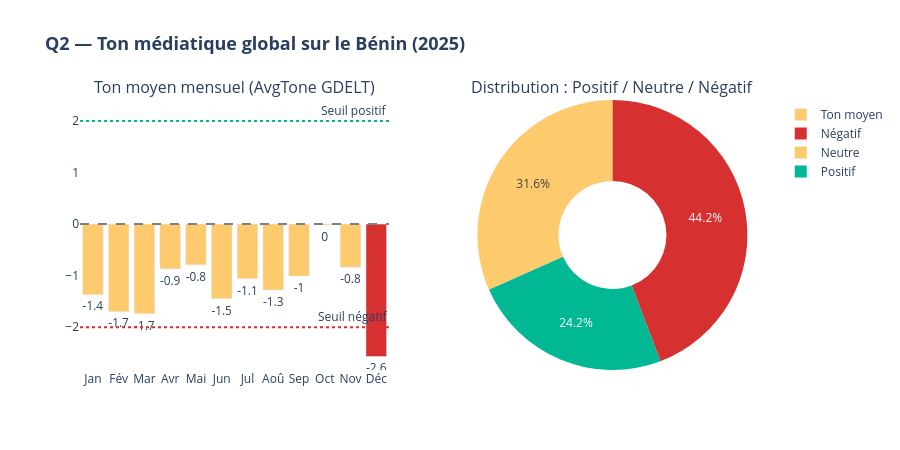

Write notebook code for a chart like this one.
### Markdown cell above
---

## Q2 — Le ton médiatique est-il positif, neutre ou négatif ?

**Visualisation 2 : Évolution du ton médiatique moyen par mois**

Le score  de GDELT mesure le sentiment moyen des articles (de -100 très négatif à +100 très positif).  
Un ton négatif signale des couvertures liées à des crises, conflits ou problèmes. Un ton positif signale des développements favorables.

### Code cell
# ── Q2 — VISUALIZATION 2 : Tone evolution over time ──────────
tone_monthly = (
    df.groupby("event_month", as_index=False)
    .agg(
        avg_tone=("AvgTone", "mean"),
        avg_goldstein=("GoldsteinScale", "mean"),
        pct_crisis=("is_crisis_period", "mean")
    )
)
tone_monthly["month_label"] = tone_monthly["event_month"].map(MONTH_LABELS)
tone_monthly["color"] = tone_monthly["avg_tone"].apply(
    lambda v: "#d63031" if v < -2 else ("#00b894" if v > 2 else "#fdcb6e")
)

fig2 = make_subplots(
    rows=1, cols=2,
    specs=[[{"type": "xy"}, {"type": "pie"}]],
    subplot_titles=(
        "Ton moyen mensuel (AvgTone GDELT)",
        "Distribution : Positif / Neutre / Négatif"
    )
)

# Left: line + bar tone over months
fig2.add_trace(
    go.Bar(
        x=tone_monthly["month_label"],
        y=tone_monthly["avg_tone"].round(2),
        marker_color=tone_monthly["color"],
        name="Ton moyen",
        text=tone_monthly["avg_tone"].round(1),
        textposition="outside"
    ),
    row=1, col=1
)
fig2.add_hline(y=0, line_dash="dash", line_color="gray", row=1, col=1)
fig2.add_hline(y=2, line_dash="dot",  line_color="#00b894",
               annotation_text="Seuil positif", row=1, col=1)
fig2.add_hline(y=-2, line_dash="dot", line_color="#d63031",
               annotation_text="Seuil négatif", row=1, col=1)

# Right: pie distribution
tone_dist = df["tone_category"].value_counts().reset_index()
fig2.add_trace(
    go.Pie(
        labels=tone_dist["tone_category"],
        values=tone_dist["count"],
        marker_colors=["#d63031", "#fdcb6e", "#00b894"],
        hole=0.4,
        name="Distribution"
    ),
    row=1, col=2
)

fig2.update_layout(
    height=450,
    title_text="<b>Q2 — Ton médiatique global sur le Bénin (2025)</b>",
    title_font_size=18,
    plot_bgcolor="white",
    paper_bgcolor="white"
)
fig2.show()

tone_dist_dict = df["tone_category"].value_counts(normalize=True).mul(100).round(1).to_dict()
print("\nInsight Q2 :")
for k, v in tone_dist_dict.items():
    print(f"  {k} : {v}%")

### Figure 1 — Plotly figure (JSON) as saved in the notebook; plotly's stock layout.template omitted (floating-point values rounded to 4 significant figures)
{"data": [{"marker": {"color": ["#fdcb6e", "#fdcb6e", "#fdcb6e", "#fdcb6e", "#fdcb6e", "#fdcb6e", "#fdcb6e", "#fdcb6e", "#fdcb6e", "#fdcb6e", "#fdcb6e", "#d63031"]}, "name": "Ton moyen", "text": [-1.4, -1.7, -1.7, -0.9, -0.8, -1.5, -1.1, -1.3, -1.0, -0.0, -0.8, -2.6], "textposition": "outside", "type": "bar", "x": ["Jan", "Fév", "Mar", "Avr", "Mai", "Jun", "Jul", "Aoû", "Sep", "Oct", "Nov", "Déc"], "xaxis": "x", "y": [-1.37, -1.7, -1.74, -0.87, -0.79, -1.45, -1.06, -1.28, -1.01, -0.02, -0.84, -2.57], "yaxis": "y"}, {"domain": {"x": [0.55, 1.0], "y": [0.0, 1.0]}, "hole": 0.4, "labels": ["Négatif", "Neutre", "Positif"], "marker": {"colors": ["#d63031", "#fdcb6e", "#00b894"]}, "name": "Distribution", "type": "pie", "values": [13928, 9966, 7610]}], "layout": {"annotations": [{"font": {"size": 16}, "showarrow": false, "text": "Ton moyen mensuel (AvgTone GDELT)", "x": 0.225, "xanchor": "center", "xref": "paper", "y": 1.0, "yanchor": "bottom", "yref": "paper"}, {"font": {"size": 16}, "showarrow": false, "text": "Distribution : Positif / Neutre / Négatif", "x": 0.775, "xanchor": "center", "xref": "paper", "y": 1.0, "yanchor": "bottom", "yref": "paper"}, {"showarrow": false, "text": "Seuil positif", "x": 1, "xanchor": "right", "xref": "x domain", "y": 2, "yanchor": "bottom", "yref": "y"}, {"showarrow": false, "text": "Seuil négatif", "x": 1, "xanchor": "right", "xref": "x domain", "y": -2, "yanchor": "bottom", "yref": "y"}], "height": 450, "paper_bgcolor": "white", "plot_bgcolor": "white", "shapes": [{"line": {"color": "gray", "dash": "dash"}, "type": "line", "x0": 0, "x1": 1, "xref": "x domain", "y0": 0, "y1": 0, "yref": "y"}, {"line": {"color": "#00b894", "dash": "dot"}, "type": "line", "x0": 0, "x1": 1, "xref": "x domain", "y0": 2, "y1": 2, "yref": "y"}, {"line": {"color": "#d63031", "dash": "dot"}, "type": "line", "x0": 0, "x1": 1, "xref": "x domain", "y0": -2, "y1": -2, "yref": "y"}], "title": {"font": {"size": 18}, "text": "<b>Q2 — Ton médiatique global sur le Bénin (2025)</b>"}, "xaxis": {"anchor": "y", "domain": [0.0, 0.45]}, "yaxis": {"anchor": "x", "domain": [0.0, 1.0]}}}
